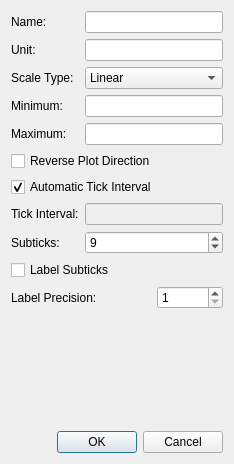
<?xml version="1.0" encoding="UTF-8"?>
<ui version="4.0">
 <class>AxisConfigDialog</class>
 <widget class="QDialog" name="AxisConfigDialog">
  <property name="geometry">
   <rect>
    <x>0</x>
    <y>0</y>
    <width>234</width>
    <height>464</height>
   </rect>
  </property>
  <property name="windowTitle">
   <string>Dialog</string>
  </property>
  <layout class="QVBoxLayout" name="verticalLayout">
   <item>
    <layout class="QGridLayout" name="gridLayout">
     <item row="0" column="0">
      <widget class="QLabel" name="label_6">
       <property name="text">
        <string>Name:</string>
       </property>
      </widget>
     </item>
     <item row="0" column="1" colspan="2">
      <widget class="QLineEdit" name="leName"/>
     </item>
     <item row="1" column="0">
      <widget class="QLabel" name="label_7">
       <property name="text">
        <string>Unit:</string>
       </property>
      </widget>
     </item>
     <item row="1" column="1" colspan="2">
      <widget class="QLineEdit" name="leUnit"/>
     </item>
     <item row="2" column="0">
      <widget class="QLabel" name="label_3">
       <property name="text">
        <string>Scale Type:</string>
       </property>
      </widget>
     </item>
     <item row="2" column="1" colspan="2">
      <widget class="QComboBox" name="cbType">
       <item>
        <property name="text">
         <string>Linear</string>
        </property>
       </item>
       <item>
        <property name="text">
         <string>Logarithmic</string>
        </property>
       </item>
      </widget>
     </item>
     <item row="3" column="0">
      <widget class="QLabel" name="label">
       <property name="text">
        <string>Minimum:</string>
       </property>
      </widget>
     </item>
     <item row="3" column="1" colspan="2">
      <widget class="QLineEdit" name="leMinimum"/>
     </item>
     <item row="4" column="0">
      <widget class="QLabel" name="label_2">
       <property name="text">
        <string>Maximum:</string>
       </property>
      </widget>
     </item>
     <item row="4" column="1" colspan="2">
      <widget class="QLineEdit" name="leMaximum"/>
     </item>
     <item row="5" column="0" colspan="3">
      <widget class="QCheckBox" name="cbReverse">
       <property name="text">
        <string>Reverse Plot Direction</string>
       </property>
      </widget>
     </item>
     <item row="6" column="0" colspan="3">
      <widget class="QCheckBox" name="cbAutomatic">
       <property name="text">
        <string>Automatic Tick Interval</string>
       </property>
       <property name="checked">
        <bool>true</bool>
       </property>
      </widget>
     </item>
     <item row="7" column="0">
      <widget class="QLabel" name="label_4">
       <property name="text">
        <string>Tick Interval:</string>
       </property>
      </widget>
     </item>
     <item row="7" column="1" colspan="2">
      <widget class="QLineEdit" name="leInterval">
       <property name="enabled">
        <bool>false</bool>
       </property>
      </widget>
     </item>
     <item row="8" column="0">
      <widget class="QLabel" name="label_5">
       <property name="text">
        <string>Subticks:</string>
       </property>
      </widget>
     </item>
     <item row="8" column="1" colspan="2">
      <widget class="QSpinBox" name="sbSubTicks">
       <property name="enabled">
        <bool>true</bool>
       </property>
       <property name="value">
        <number>9</number>
       </property>
      </widget>
     </item>
     <item row="9" column="0" colspan="3">
      <widget class="QCheckBox" name="cbLabelSubTicks">
       <property name="text">
        <string>Label Subticks</string>
       </property>
      </widget>
     </item>
     <item row="10" column="0" colspan="2">
      <widget class="QLabel" name="label_8">
       <property name="text">
        <string>Label Precision:</string>
       </property>
      </widget>
     </item>
     <item row="10" column="2">
      <widget class="QSpinBox" name="sbLabelPrecision">
       <property name="minimum">
        <number>1</number>
       </property>
       <property name="maximum">
        <number>10</number>
       </property>
      </widget>
     </item>
    </layout>
   </item>
   <item>
    <spacer name="verticalSpacer">
     <property name="orientation">
      <enum>Qt::Vertical</enum>
     </property>
     <property name="sizeHint" stdset="0">
      <size>
       <width>20</width>
       <height>40</height>
      </size>
     </property>
    </spacer>
   </item>
   <item>
    <widget class="QDialogButtonBox" name="buttonBox">
     <property name="orientation">
      <enum>Qt::Horizontal</enum>
     </property>
     <property name="standardButtons">
      <set>QDialogButtonBox::Cancel|QDialogButtonBox::Ok</set>
     </property>
    </widget>
   </item>
  </layout>
 </widget>
 <resources/>
 <connections>
  <connection>
   <sender>buttonBox</sender>
   <signal>accepted()</signal>
   <receiver>AxisConfigDialog</receiver>
   <slot>accept()</slot>
   <hints>
    <hint type="sourcelabel">
     <x>248</x>
     <y>254</y>
    </hint>
    <hint type="destinationlabel">
     <x>157</x>
     <y>274</y>
    </hint>
   </hints>
  </connection>
  <connection>
   <sender>buttonBox</sender>
   <signal>rejected()</signal>
   <receiver>AxisConfigDialog</receiver>
   <slot>reject()</slot>
   <hints>
    <hint type="sourcelabel">
     <x>316</x>
     <y>260</y>
    </hint>
    <hint type="destinationlabel">
     <x>286</x>
     <y>274</y>
    </hint>
   </hints>
  </connection>
  <connection>
   <sender>cbAutomatic</sender>
   <signal>toggled(bool)</signal>
   <receiver>leInterval</receiver>
   <slot>setDisabled(bool)</slot>
   <hints>
    <hint type="sourcelabel">
     <x>54</x>
     <y>152</y>
    </hint>
    <hint type="destinationlabel">
     <x>186</x>
     <y>183</y>
    </hint>
   </hints>
  </connection>
 </connections>
</ui>
